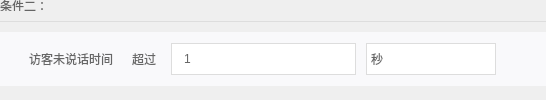
              <widget class="QWidget" name="widget_4_conditionTwo" native="true">
               <layout class="QVBoxLayout" name="verticalLayout_7">
                <property name="spacing">
                 <number>10</number>
                </property>
                <property name="leftMargin">
                 <number>0</number>
                </property>
                <property name="topMargin">
                 <number>0</number>
                </property>
                <property name="rightMargin">
                 <number>0</number>
                </property>
                <property name="bottomMargin">
                 <number>14</number>
                </property>
                <item>
                 <widget class="QWidget" name="widget_10" native="true">
                  <property name="minimumSize">
                   <size>
                    <width>0</width>
                    <height>11</height>
                   </size>
                  </property>
                  <property name="maximumSize">
                   <size>
                    <width>16777215</width>
                    <height>11</height>
                   </size>
                  </property>
                  <layout class="QHBoxLayout" name="horizontalLayout_5">
                   <property name="spacing">
                    <number>5</number>
                   </property>
                   <property name="margin">
                    <number>0</number>
                   </property>
                   <item>
                    <widget class="QLabel" name="label_6">
                     <property name="styleSheet">
                      <string notr="true">font: 12px &quot;微软雅黑&quot;;
color: #656565;</string>
                     </property>
                     <property name="text">
                      <string>条件二：</string>
                     </property>
                    </widget>
                   </item>
                   <item>
                    <spacer name="horizontalSpacer_7">
                     <property name="orientation">
                      <enum>Qt::Horizontal</enum>
                     </property>
                     <property name="sizeHint" stdset="0">
                      <size>
                       <width>40</width>
                       <height>20</height>
                      </size>
                     </property>
                    </spacer>
                   </item>
                  </layout>
                 </widget>
                </item>
                <item>
                 <widget class="Line" name="line_3">
                  <property name="minimumSize">
                   <size>
                    <width>0</width>
                    <height>1</height>
                   </size>
                  </property>
                  <property name="maximumSize">
                   <size>
                    <width>16777215</width>
                    <height>1</height>
                   </size>
                  </property>
                  <property name="styleSheet">
                   <string notr="true">border: 0px;
background-color: #dddddd;</string>
                  </property>
                  <property name="orientation">
                   <enum>Qt::Horizontal</enum>
                  </property>
                 </widget>
                </item>
                <item>
                 <widget class="QWidget" name="widget_conditionTwoBg" native="true">
                  <property name="styleSheet">
                   <string notr="true">QWidget#widget_conditionTwoBg
{
background-color: #F9F9FB;
}</string>
                  </property>
                  <layout class="QHBoxLayout" name="horizontalLayout_7">
                   <property name="spacing">
                    <number>10</number>
                   </property>
                   <property name="margin">
                    <number>10</number>
                   </property>
                   <item>
                    <widget class="QCheckBox" name="m_cbox_visitorNoSayTime">
                     <property name="minimumSize">
                      <size>
                       <width>112</width>
                       <height>0</height>
                      </size>
                     </property>
                     <property name="maximumSize">
                      <size>
                       <width>112</width>
                       <height>16777215</height>
                      </size>
                     </property>
                     <property name="styleSheet">
                      <string notr="true">font: 12px &quot;微软雅黑&quot;;
color: #666666;
background-color: rgba(255, 255, 255, 0);</string>
                     </property>
                     <property name="text">
                      <string>访客未说话时间</string>
                     </property>
                    </widget>
                   </item>
                   <item>
                    <widget class="QLabel" name="m_label_visitorNoSayTime">
                     <property name="minimumSize">
                      <size>
                       <width>29</width>
                       <height>0</height>
                      </size>
                     </property>
                     <property name="maximumSize">
                      <size>
                       <width>29</width>
                       <height>16777215</height>
                      </size>
                     </property>
                     <property name="styleSheet">
                      <string notr="true">font: 12px &quot;微软雅黑&quot;;
color: #666666;
background-color: rgba(255, 255, 255, 0);</string>
                     </property>
                     <property name="text">
                      <string>超过：</string>
                     </property>
                    </widget>
                   </item>
                   <item>
                    <widget class="QSpinBox" name="m_sbox_visitorNoSayTime">
                     <property name="minimumSize">
                      <size>
                       <width>185</width>
                       <height>32</height>
                      </size>
                     </property>
                     <property name="maximumSize">
                      <size>
                       <width>185</width>
                       <height>32</height>
                      </size>
                     </property>
                     <property name="styleSheet">
                      <string notr="true">QSpinBox
{
border: 1px solid #DDDDDD;
padding-left:10px;
font: 12px &quot;微软雅黑&quot;;
color: #656565;
}

QSpinBox::up-button
{
width: 0px;
height: 0px;
}
QSpinBox::down-button
{
width: 0px;
height: 15px;
}</string>
                     </property>
                     <property name="specialValueText">
                      <string/>
                     </property>
                     <property name="minimum">
                      <number>1</number>
                     </property>
                     <property name="maximum">
                      <number>200</number>
                     </property>
                     <property name="value">
                      <number>1</number>
                     </property>
                    </widget>
                   </item>
                   <item>
                    <widget class="QComboBox" name="m_comb_visitorNoSayTime">
                     <property name="minimumSize">
                      <size>
                       <width>130</width>
                       <height>32</height>
                      </size>
                     </property>
                     <property name="maximumSize">
                      <size>
                       <width>130</width>
                       <height>32</height>
                      </size>
                     </property>
                     <property name="styleSheet">
                      <string notr="true">QComboBox
{
border:1px solid #dddddd;
font: 12px &quot;微软雅黑&quot;;
color: #666666;
}
QComboBox::drop-down
{
width: 20px;
border: 0px;
}
QComboBox::down-arrow
{
width:20px;
height:30px;
image: url(:/YL/Resources/YL/Robot/icon_arrow.png);
padding-right: 10px;
}

QComboBox QAbstractItemView
{
border:0px;
outline: 0;
font: 12px &quot;微软雅黑&quot;;
color: #666666;
background-color: rgb(255, 255, 255);
}
QComboBox QAbstractItemView::item
{
height:26px;
}
QComboBox QAbstractItemView::item:hover
{
color: rgb(116, 116, 116);
background-color: rgb(230, 242, 255);
}
QComboBox QAbstractItemView::item:selected
{
color: rgb(116, 116, 116);
background-color: rgb(230, 242, 255); 
}
QComboBox QAbstractScrollArea QScrollBar:vertical
{
background-color: #d0d2d4;
}
</string>
                     </property>
                     <item>
                      <property name="text">
                       <string>秒</string>
                      </property>
                     </item>
                     <item>
                      <property name="text">
                       <string>分钟</string>
                      </property>
                     </item>
                    </widget>
                   </item>
                   <item>
                    <spacer name="horizontalSpacer_10">
                     <property name="orientation">
                      <enum>Qt::Horizontal</enum>
                     </property>
                     <property name="sizeHint" stdset="0">
                      <size>
                       <width>40</width>
                       <height>20</height>
                      </size>
                     </property>
                    </spacer>
                   </item>
                  </layout>
                 </widget>
                </item>
               </layout>
              </widget>
